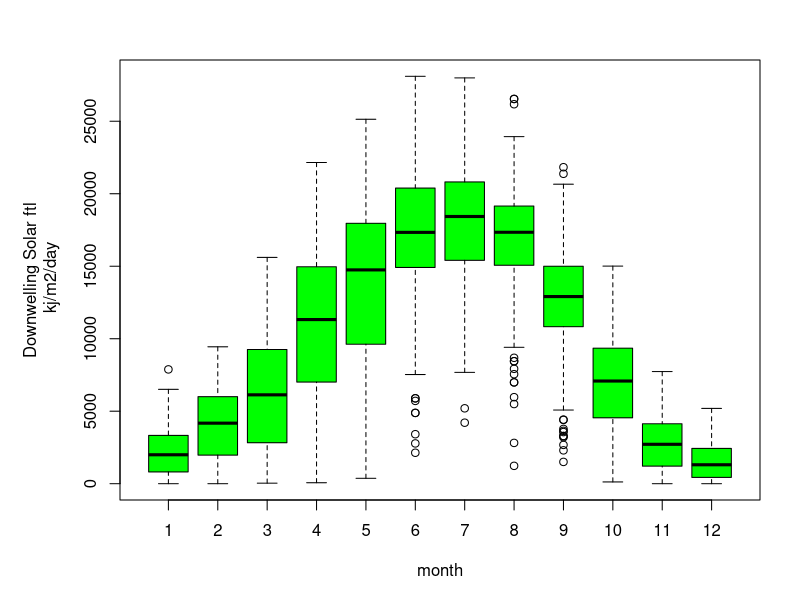

Generate this figure with R:

sunlight = read.table("sun.txt", header=T)
par(mar=c(5,6,3,2))
boxplot(sunlight$Kdown_direct~sunlight$month,
  ylab="Downwelling Solar ftl\n kj/m2/day",
  xlab="month", col="green")

